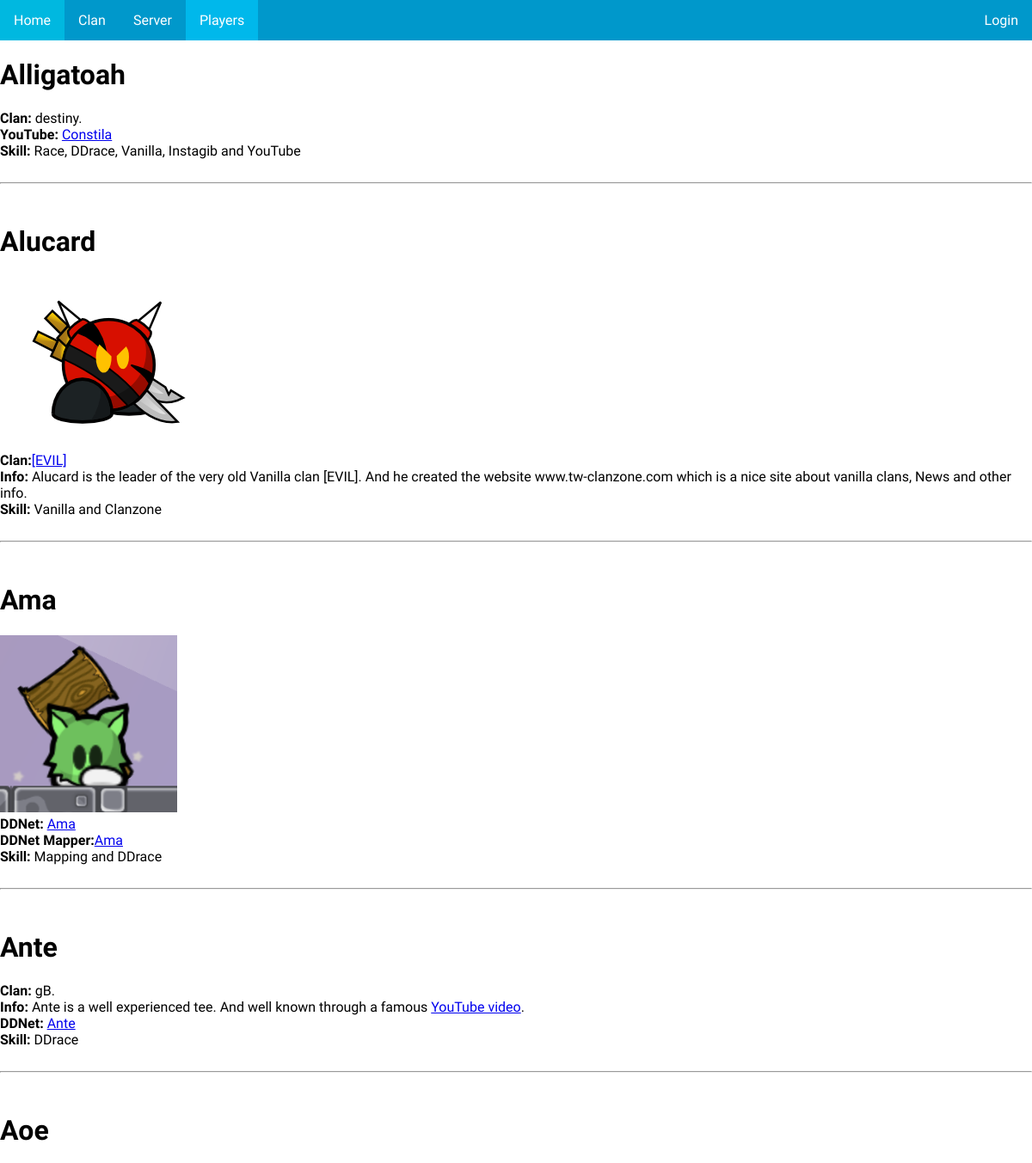
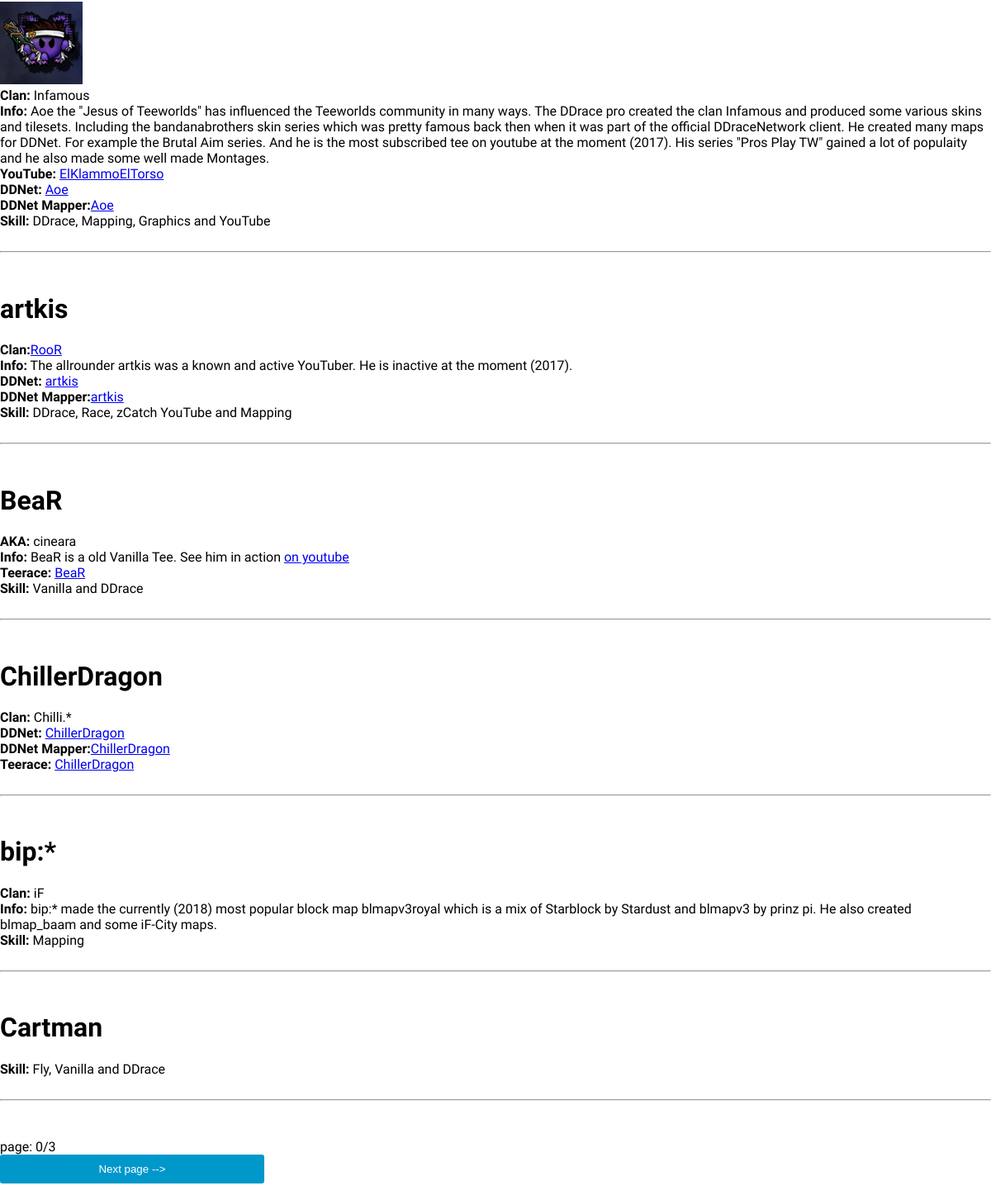
Page /players.php on the committed database (2 pictures, top to bottom).
### tables this page shows
CREATE TABLE "Players" (
	`ID`	INTEGER PRIMARY KEY AUTOINCREMENT,
	`Name`	TEXT,
	`AKA`	TEXT,
	`Skin`	TEXT,
	`Clan`	TEXT,
	`ClanPage`	TEXT,
	`Clan2`	TEXT,
	`ClanPage2`	TEXT,
	`Skills`	TEXT,
	`yt_name`	TEXT,
	`yt_link`	TEXT,
	`DDNet`	TEXT,
	`DDNetMapper`	TEXT,
	`KoG`	TEXT,
	`Teerace`	TEXT,
	`StartYear`	INTEGER,
	`Info`	TEXT
);

### players.php (the view, shortened to what this page needs)
<?php
	HtmlHeader("style.css", "Chilli.* teeworlds page");
?>
<ul>
 	<li><a href="index.php">Home</a></li>
  	<li><a href="clan.php">Clan</a></li>
  	<li><a href="server.php">Server</a></li>
  	<li><a class="active" href="players.php">Players</a></li>
	<li style="float:right">
	<?php
			if (!empty($_SESSION['csLOGGED']) && $_SESSION['csLOGGED'] === "online")
			{
			    echo "<a href=\"account.php\">Account</a>";
			}
			else
			{
				echo "<a href=\"login.php\">Login</a>";
			}
	?>
	</li>
</ul>
<?php
function GetTotalPages($items_per_page)
{
    $SQL_pages_base = "SELECT COUNT(*) AS TotalPages FROM Players";
    $db = new PDO(PLAYER_DATABASE);
    $rows = $db->query($SQL_pages_base);
    $rows = $rows->fetchAll();
    if ($rows)
    {
        $TotalPlayers = $rows[0]['TotalPages'];
        $float_pages = $TotalPlayers / $items_per_page;
        $int_pages = (int)$float_pages;
        if ($float_pages > $int_pages)
            return $int_pages;
        else
            return $int_pages - 1;
    }
    return -1;
}
	$SQL_playerlist_query_base = "SELECT * FROM Players WHERE ID > ? ";
	$players_per_page = 10;
	$players_page = 0;
	$players_offset = 0;
	$SQL_playerlist_query_range = "LIMIT $players_per_page OFFSET $players_offset ";
	$db = new PDO(PLAYER_DATABASE);
	$db->setAttribute( PDO::ATTR_ERRMODE, PDO::ERRMODE_WARNING );
	$SQL_execution_string = $SQL_playerlist_query_base . $SQL_playerlist_query_range;
	$stmt = $db->prepare($SQL_execution_string);
	$stmt->execute(array(0));
	$rows = $stmt->fetchAll(PDO::FETCH_ASSOC);
	if ($rows)
	{
		foreach ($rows as $row)
		{
			$name = $row['Name'];
			$aka = $row['AKA'];
			$info = $row['Info'];
			$clan = $row['Clan'];
			$clan_page = $row['ClanPage'];
			$skill = $row['Skills'];
			$yt_name = $row['yt_name'];
			$yt_link = $row['yt_link'];
			$teerace = $row['Teerace'];
			$ddnet = $row['DDNet'];
			$ddnet_mapper = $row['DDNetMapper'];
			$ddnet_link = $ddnet;
			$ddnet_mapper_link = $ddnet_mapper;
			if ($ddnet)
			{
				if ($ddnet == "name")
				{
					$ddnet_link = "https://ddnet.tw/players/$name/";
				}
			}
			if ($ddnet_mapper)
			{
				if ($ddnet_mapper == "name")
				{
					$ddnet_mapper_link = "https://ddnet.tw/mappers/$name/";
				}
			}
			echo "
			<div id=\"$name\"\>
			<h1>$name</h1>
			";
			if (file_exists("players/img_players/Teeworlds_$name.png"))
				echo "<img src=\"players/img_players/Teeworlds_$name.png\"><br>";
			if ($aka)
			{
				echo "<a><strong>AKA:</strong> $aka<br></a>";
			}
			if ($clan)
			{
				if ($clan_page)
				{
					echo "<a><strong>Clan:</strong><a href=\"$clan_page\">$clan</a><br></a>";
				}
				else
				{
					echo "<a><strong>Clan:</strong> $clan<br></a>";
				}
			}
			if ($info)
				echo "<a><strong>Info:</strong> $info<br></a>";
			if ($yt_name and $yt_link)
				echo "<a><strong>YouTube:</strong> <a href=\"$yt_link\">$yt_name</a><br></a>";
			if ($ddnet)
			{
				echo "<a><strong>DDNet:</strong> <a href=\"$ddnet_link\">$name</a><br></a>";
			}
			if ($ddnet_mapper)
			{
				echo "<a><strong>DDNet Mapper:</strong><a href=\"$ddnet_mapper_link\">$name</a><br></a>";
			}
			if ($teerace)
				echo "<a><strong>Teerace:</strong> <a href=\"$teerace\">$name</a><br></a>";
			if ($skill)
				echo "<a><strong>Skill:</strong> $skill</a></br>";
			echo "
			</div><br><hr><br>
			";
		}
		$total_pages = GetTotalPages($players_per_page);
		echo "<a><br>page: $players_page/$total_pages<br></a>";
		$nxt_page = $players_page + 1;
		if ($players_page < $total_pages)
		{
			echo "<input type=\"button\" value=\"Next page -->\" onclick=\"window.location.href='players.php?players=$players_per_page&page=$nxt_page'\"/>";
		}
	}
	else
	{
		echo "something went wrong .-.";
		echo "<input type=\"button\" value=\"reset\" onclick=\"window.location.href='players.php?players=10&page=0'\"/>";
	}
	fok();
?>

### usefull_functions.php (shortened to what this page needs)
<?php
function HtmlFooter()
{
?>
	</body>
</html>
<?php
}
function fok()
{
	HtmlFooter();
	die();
}
function HtmlHeader($style, $title)
{
?>
<!DOCTYPE html>
<html>
  <head>
	<link rel="stylesheet" href="<?php echo $style; ?>">
 </head>
  <body>
<?php
}
?>

### style.css (style rules this page uses)
input[type="button"], input[type="submit"] { padding:10px; color:#fff; background:#0098cb; width:320px; margin:20px auto; margin-top:0px; border:0px; border-radius:3px; cursor:pointer; }
ul { list-style-type: none; margin: 0; padding: 0; overflow: hidden; background-color: #0098cb; }
li { float: left; }
li a { display: block; color: white; text-align: center; padding: 14px 16px; text-decoration: none; font-family: 'Comfortaa', cursive; }
.active { background-color: #00b8eb; }
body { margin:0px; padding:0px; font-family: 'Comfortaa', cursive; }

### rows in the picture
players: Name "Alligatoah", Clan "destiny.", yt_name "Constila", Skills "Race, DDrace, Vanilla, Instagib and YouTube"
players: Name "Alucard", Name (picture), Clan "[EVIL]", Info "Alucard is the leader of the very old Vanilla clan [EVIL]. And he created the website www.tw-clanzone.com which is a nice site about vanilla clans, News and other info.", Skills "Vanilla and Clanzone"
players: Name "Ama", shows a picture, Skills "Mapping and DDrace"
players: Name "Ante", Clan "gB.", Info "Ante is a well experienced tee. And well known through a famous YouTube video .", Skills "DDrace"
players: Name "Aoe", shows a picture, Clan "Infamous", Info "Aoe the \"Jesus of Teeworlds\" has influenced the Teeworlds community in many ways. The DDrace pro created the clan Infamous and produced some various skins and tilesets. Including the bandanabrothers skin series which was pretty famous back then when it was part of the official DDraceNetwork client. He created many maps for DDNet. For example the Brutal Aim series. And he is the most subscribed tee on youtube at the moment (2017). His series \"Pros Play TW\" gained a lot of populaity and he also made some well made Montages.", yt_name "ElKlammoElTorso", Skills "DDrace, Mapping, Graphics and YouTube"
players: Name "artkis", Clan "RooR", Info "The allrounder artkis was a known and active YouTuber. He is inactive at the moment (2017).", Skills "DDrace, Race, zCatch YouTube and Mapping"
players: Name "BeaR", AKA "cineara", Info "BeaR is a old Vanilla Tee. See him in action on youtube", Skills "Vanilla and DDrace"
players: Name "ChillerDragon", Clan "Chilli.*"
players: Name "bip:*", Clan "iF", Info "bip:* made the currently (2018) most popular block map blmapv3royal which is a mix of Starblock by Stardust and blmapv3 by prinz pi. He also created blmap_baam and some iF-City maps.", Skills "Mapping"
players: Name "Cartman", Skills "Fly, Vanilla and DDrace"

### other values in the picture
$players_page "0"
$total_pages "3"
